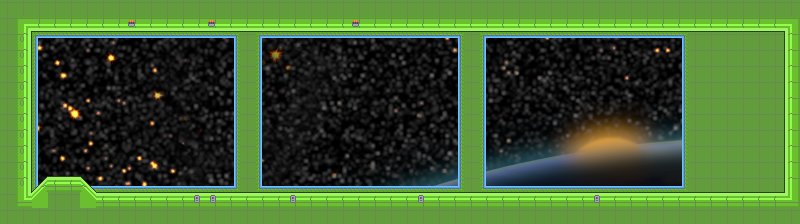

This is a level from a 2D game, rendered from its Tiled map with the project's own tilesets. A one-line summary and the map file follow, with tile-layer data summarised:
An orthogonal 50x14 tile map with 16x16 px tiles, 3 tile layers (FarBackground, Background, Tile Layer 1), 2 tilesets and 7 objects.

<map version="1.10" tiledversion="1.11.0" orientation="orthogonal" renderorder="right-down" width="50" height="14" tilewidth="16" tileheight="16" infinite="0" nextlayerid="7" nextobjectid="5">
 <tileset firstgid="1" name="BasicHabitatTileSheet16by16" tilewidth="16" tileheight="16" tilecount="35" columns="7">
  <image source="BasicHabitatTileSheet16by16.png" width="112" height="80" />
  <tile id="8">
   <properties>
    <property name="test" type="int" value="100" />
    <property name="anotha" type="bool" value="false" />
   </properties>
  </tile>
  <tile id="18">
   <objectgroup draworder="index" id="2">
    <object id="1" x="1.60836" y="3.21673">
     <polygon points="0,0 9.78421,0.603136 4.55703,9.98526 0.335076,6.50047" />
    </object>
   </objectgroup>
  </tile>
  <tile id="21">
   <objectgroup draworder="index" id="2">
    <object id="1" x="0" y="0" width="16" height="16" />
   </objectgroup>
  </tile>
  <tile id="22">
   <objectgroup draworder="index" id="2">
    <object id="1" x="7.43409" y="5.81721" width="5.25486" height="6.62921">
     <ellipse />
    </object>
   </objectgroup>
  </tile>
 </tileset>
 <tileset firstgid="36" name="Planet16bitscaled" tilewidth="16" tileheight="16" tilecount="2280" columns="60">
  <image source="Planet16bitscaled.png" width="960" height="608" />
 </tileset>
 <layer id="3" name="FarBackground" width="50" height="14" parallaxx="0.7">
  <data>[700 cells, 700 non-empty, 700 distinct tile ids]</data>
 </layer>
 <objectgroup id="5" name="Test">
  <object id="1" gid="22" x="394.733" y="126.637" width="16" height="16" />
  <object id="2" gid="22" x="345.697" y="159.223" width="16" height="16" />
 </objectgroup>
 <objectgroup id="6" name="Test2">
  <object id="3" gid="23" x="327.348" y="105.124" width="16" height="16" />
  <object id="4" gid="23" x="385.559" y="85.1932" width="16" height="16" />
 </objectgroup>
 <layer id="4" name="Background" width="50" height="14" parallaxx="0.9">
  <data>[700 cells, 436 non-empty, 10 distinct tile ids]</data>
 </layer>
 <layer id="1" name="Tile Layer 1" width="50" height="14">
  <data>[700 cells, 234 non-empty, 16 distinct tile ids]</data>
 </layer>
</map>